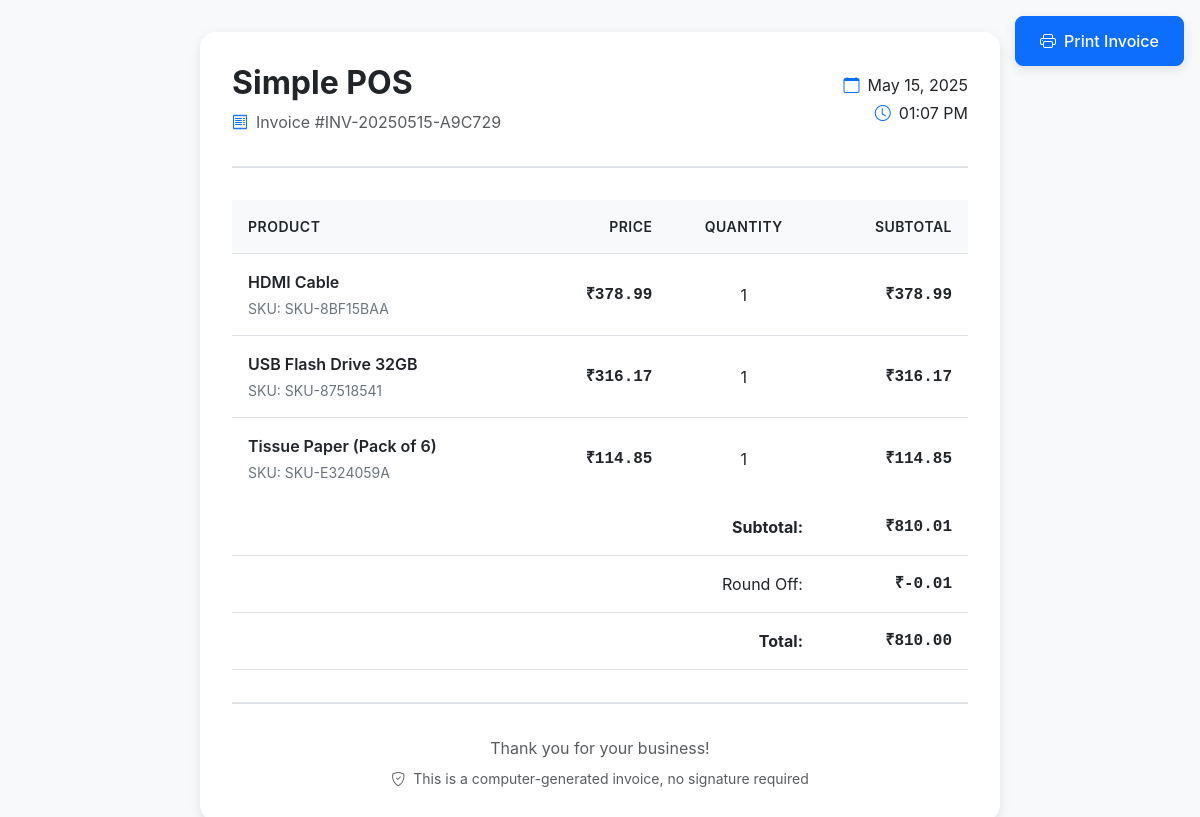
The app's page /invoices/1/print/ with its own data.
### pos/models.py (models this page shows, shortened)
class Invoice(models.Model):
    invoice_number = models.CharField(max_length=50, unique=True, editable=False)
    created_at = models.DateTimeField(auto_now_add=True)
    date = models.DateTimeField(default=timezone.now)
    total_amount = models.DecimalField(max_digits=10, decimal_places=2)
    round_off = models.DecimalField(max_digits=10, decimal_places=2, default=0)
    invoice_items = models.ManyToManyField(Product, through='InvoiceItem')

class InvoiceItem(models.Model):
    invoice = models.ForeignKey(Invoice, related_name='items', on_delete=models.CASCADE)
    product = models.ForeignKey(Product, on_delete=models.CASCADE)
    quantity = models.IntegerField(default=1)
    price = models.DecimalField(max_digits=10, decimal_places=2)
    subtotal = models.DecimalField(max_digits=10, decimal_places=2)

class Product(models.Model):
    name = models.CharField(max_length=200)
    sku = models.CharField(max_length=50, unique=True, editable=False)
    barcode = models.CharField(max_length=50, unique=True, editable=False)
    price = models.DecimalField(max_digits=10, decimal_places=2)
    maintain_stock = models.BooleanField(default=False)
    created_at = models.DateTimeField(auto_now_add=True)
    updated_at = models.DateTimeField(auto_now=True)

### pos/views.py (the view)
# urls.py: path('invoices/<int:invoice_id>/print/', views.print_invoice, name='print_invoice'),
def print_invoice(request, invoice_id):
    try:
        invoice = Invoice.objects.get(id=invoice_id)
        is_modal = request.GET.get('modal', 'false').lower() == 'true'
        if hasattr(invoice, 'round_off') and invoice.round_off:
            grand_total = float(invoice.total_amount) + float(invoice.round_off)
        else:
            grand_total = float(invoice.total_amount)
        if is_modal:
            return render(request, 'pos/invoice_content.html', {
                'invoice': invoice,
                'is_modal': True,
                'grand_total': grand_total,
            })
        else:
            return render(request, 'pos/print.html', {
                'invoice': invoice,
                'is_modal': False,
                'grand_total': grand_total,
            })
    except Invoice.DoesNotExist:
        return JsonResponse({'status': 'error', 'message': 'Invoice not found'}, status=404)

### pos/templates/pos/print.html (shortened to what this page needs)
<!DOCTYPE html>
<html lang="en">
<head>
    <link href="https://cdn.jsdelivr.net/npm/bootstrap@5.3.0/dist/css/bootstrap.min.css" rel="stylesheet">
    <link rel="stylesheet" href="https://cdn.jsdelivr.net/npm/bootstrap-icons@1.11.0/font/bootstrap-icons.css">
</head>
<body>
    <div class="invoice-container">
        <button class="btn btn-primary print-button no-print" onclick="window.print()">
            <i class="bi bi-printer"></i> Print Invoice
        </button>
        <div class="invoice-header">
            <div class="row align-items-center">
                <div class="col-6">
                    <h2 class="fw-bold mb-2">Simple POS</h2>
                    <div class="d-flex align-items-center gap-2">
                        <i class="bi bi-receipt text-primary"></i>
                        <span class="text-muted">Invoice #{{ invoice.invoice_number }}</span>
                    </div>
                </div>
                <div class="col-6 text-end">
                    <div class="d-flex flex-column align-items-end gap-1">
                        <div class="d-flex align-items-center gap-2">
                            <i class="bi bi-calendar text-primary"></i>
                            <span>{{ invoice.created_at|date:"F d, Y" }}</span>
                        </div>
                        <div class="d-flex align-items-center gap-2">
                            <i class="bi bi-clock text-primary"></i>
                            <span>{{ invoice.created_at|date:"h:i A" }}</span>
                        </div>
                    </div>
                </div>
            </div>
        </div>
        <div class="table-responsive">
            <table class="table">
                <thead>
                    <tr>
                        <th>Product</th>
                        <th class="text-end">Price</th>
                        <th class="text-center">Quantity</th>
                        <th class="text-end">Subtotal</th>
                    </tr>
                </thead>
                <tbody>
                    {% for item in invoice.items.all %}
                    <tr>
                        <td>
                            <div class="product-info">
                                <span class="product-name">{{ item.product.name }}</span>
                                <span class="product-sku">SKU: {{ item.product.sku }}</span>
                            </div>
                        </td>
                        <td class="text-end amount">₹{{ item.price|floatformat:2 }}</td>
                        <td class="text-center">{{ item.quantity }}</td>
                        <td class="text-end amount">₹{{ item.subtotal|floatformat:2 }}</td>
                    </tr>
                    {% endfor %}
                </tbody>
                <tfoot>
                    <tr>
                        <td colspan="3" class="text-end fw-bold">Subtotal:</td>
                        <td class="text-end fw-bold amount">₹{{ invoice.total_amount|floatformat:2 }}</td>
                    </tr>
                    {% if invoice.round_off %}
                    <tr>
                        <td colspan="3" class="text-end">Round Off:</td>
                        <td class="text-end amount">₹{{ invoice.round_off|floatformat:2 }}</td>
                    </tr>
                    <tr>
                        <td colspan="3" class="text-end fw-bold">Total:</td>
                        <td class="text-end fw-bold amount">₹{{ grand_total|floatformat:2 }}</td>
                    </tr>
                    {% endif %}
                </tfoot>
            </table>
        </div>
        <div class="invoice-footer">
            <div class="text-center">
                <p class="text-muted mb-2">Thank you for your business!</p>
                <p class="text-muted small mb-0">
                    <i class="bi bi-shield-check me-1"></i>
                    This is a computer-generated invoice, no signature required
                </p>
            </div>
        </div>
    </div>
</body>
</html>

### pos/templates/pos/print.html (style rules this page uses)
:root { --invoice-primary: #0d6efd; --invoice-border: #dee2e6; --invoice-bg: #f8f9fa; }
body { background-color: var(--invoice-bg); font-family: -apple-system, BlinkMacSystemFont, "Segoe UI", Roboto, "Helvetica Neue", Arial, sans-serif; }
.invoice-container { max-width: 800px; margin: 2rem auto; background: white; border-radius: 1rem; box-shadow: 0 4px 12px rgba(0,0,0,0.1); padding: 2rem; }
.invoice-header { border-bottom: 2px solid var(--invoice-border); margin-bottom: 2rem; padding-bottom: 2rem; }
.invoice-footer { border-top: 2px solid var(--invoice-border); margin-top: 2rem; padding-top: 2rem; }
.table { margin-bottom: 0; }
.table > :not(caption) > * > * { padding: 1rem; vertical-align: middle; }
.table thead th { background-color: var(--invoice-bg); font-weight: 600; text-transform: uppercase; font-size: 0.875rem; letter-spacing: 0.5px; }
.table tbody tr:last-child td { border-bottom: none; }
.product-info { display: flex; flex-direction: column; gap: 0.25rem; }
.product-name { font-weight: 600; color: #212529; }
.product-sku { font-size: 0.875rem; color: #6c757d; }
.amount { font-family: "SFMono-Regular", Consolas, "Liberation Mono", Menlo, monospace; font-weight: 600; }
.print-button { position: fixed; top: 1rem; right: 1rem; z-index: 1000; padding: 0.75rem 1.5rem; border-radius: 0.5rem; font-weight: 500; display: flex; align-items: center; gap: 0.5rem; box-shadow: 0 4px 12px rgba(0,0,0,0.1); transition: all 0.2s ease; }

### records on screen
Invoice: invoice_number "INV-20250515-A9C729", created_at "May 15, 2025", created_at "01:07 PM", total_amount "810.01", round_off "-0.01"
InvoiceItem: product.name "HDMI Cable", product.sku "SKU-8BF15BAA", price "378.99", quantity "1", subtotal "378.99"
InvoiceItem: product.name "USB Flash Drive 32GB", product.sku "SKU-87518541", price "316.17", quantity "1", subtotal "316.17"
InvoiceItem: product.name "Tissue Paper (Pack of 6)", product.sku "SKU-E324059A", price "114.85", quantity "1", subtotal "114.85"

### other values on screen
{{ grand_total|floatformat:2 }} "810.00"
